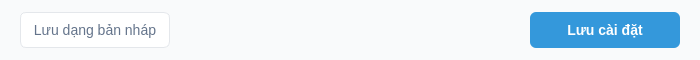
<?xml version="1.0" encoding="UTF-8"?>
<ui version="4.0">
 <class>ConfigFooter</class>
 <widget class="QWidget" name="ConfigFooter">
  <property name="geometry">
   <rect>
    <x>0</x>
    <y>0</y>
    <width>700</width>
    <height>60</height>
   </rect>
  </property>
  <property name="minimumSize">
   <size>
    <width>0</width>
    <height>60</height>
   </size>
  </property>
  <property name="maximumSize">
   <size>
    <width>16777215</width>
    <height>60</height>
   </size>
  </property>
  <property name="styleSheet">
   <string notr="true">background-color: #F9FAFB;</string>
  </property>
  <layout class="QHBoxLayout" name="horizontalLayout">
   <property name="spacing">
    <number>15</number>
   </property>
   <property name="leftMargin">
    <number>20</number>
   </property>
   <property name="topMargin">
    <number>10</number>
   </property>
   <property name="rightMargin">
    <number>20</number>
   </property>
   <property name="bottomMargin">
    <number>10</number>
   </property>
   <item>
    <widget class="QPushButton" name="draftButton">
     <property name="minimumSize">
      <size>
       <width>150</width>
       <height>36</height>
      </size>
     </property>
     <property name="maximumSize">
      <size>
       <width>150</width>
       <height>36</height>
      </size>
     </property>
     <property name="styleSheet">
      <string notr="true">QPushButton {
    background-color: #FFFFFF;
    color: #64748B;
    border: 1px solid #E4E7EB;
    border-radius: 6px;
    padding: 8px;
    font-size: 14px;
}

QPushButton:hover {
    background-color: #F5F9FF;
    color: #3498DB;
}</string>
     </property>
     <property name="text">
      <string>Lưu dạng bản nháp</string>
     </property>
     <property name="class" stdset="0">
      <string>outlineButton</string>
     </property>
    </widget>
   </item>
   <item>
    <spacer name="horizontalSpacer">
     <property name="orientation">
      <enum>Qt::Horizontal</enum>
     </property>
     <property name="sizeHint" stdset="0">
      <size>
       <width>40</width>
       <height>20</height>
      </size>
     </property>
    </spacer>
   </item>
   <item>
    <widget class="QPushButton" name="saveButton">
     <property name="minimumSize">
      <size>
       <width>150</width>
       <height>36</height>
      </size>
     </property>
     <property name="maximumSize">
      <size>
       <width>150</width>
       <height>36</height>
      </size>
     </property>
     <property name="styleSheet">
      <string notr="true">QPushButton {
    background-color: #3498DB;
    color: white;
    border: none;
    border-radius: 6px;
    padding: 8px;
    font-size: 14px;
    font-weight: bold;
}

QPushButton:hover {
    background-color: #2980B9;
}</string>
     </property>
     <property name="text">
      <string>Lưu cài đặt</string>
     </property>
     <property name="class" stdset="0">
      <string>primaryButton</string>
     </property>
    </widget>
   </item>
  </layout>
 </widget>
 <resources/>
 <connections/>
</ui>
